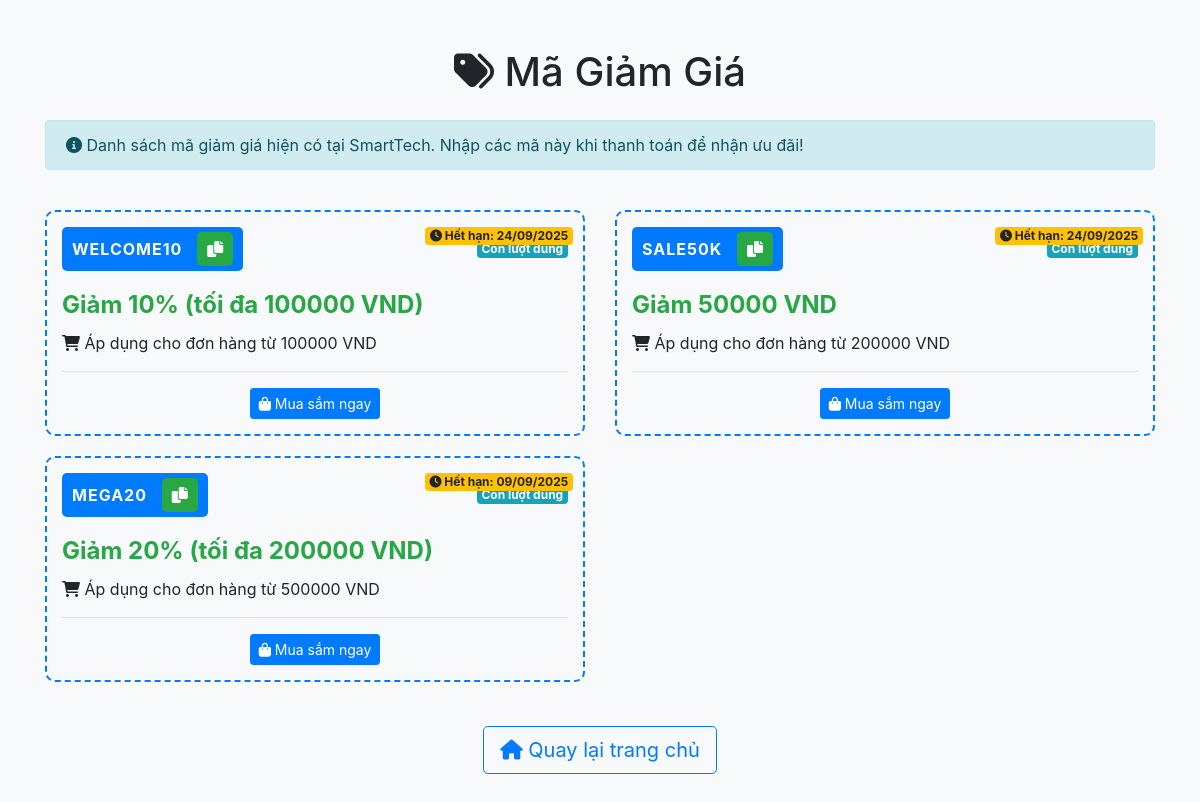
Page /coupons/ on the committed database.
### home/models.py (models this page shows, shortened)
class Coupon(models.Model):
    code = models.CharField(max_length=50, unique=True)
    discount_type = models.CharField(max_length=10, choices=[
        ('percentage', 'Phần trăm'),
        ('fixed', 'Số tiền cố định')
    ])
    value = models.DecimalField(max_digits=10, decimal_places=2)  # Giá trị giảm giá
    min_value = models.DecimalField(max_digits=10, decimal_places=2, default=0)  # Giá trị đơn hàng tối thiểu
    max_discount = models.DecimalField(max_digits=10, decimal_places=2, null=True, blank=True)  # Giảm giá tối đa (cho % giảm giá)
    valid_from = models.DateTimeField(default=timezone.now)  # Thời gian bắt đầu hiệu lực
    valid_to = models.DateTimeField()  # Thời gian kết thúc hiệu lực
    max_uses = models.IntegerField(default=1)  # Số lần sử dụng tối đa
    times_used = models.IntegerField(default=0)  # Số lần đã được sử dụng
    active = models.BooleanField(default=True)  # Trạng thái kích hoạt

### home/views.py (the view)
# urls.py: path('coupons/', views.view_coupons, name='view_coupons'),
def view_coupons(request):
    now = timezone.now()
    active_coupons = Coupon.objects.filter(
        active=True,
        valid_from__lte=now,
        valid_to__gte=now
    ).order_by('min_value')
    return render(request, 'coupons.html', {'coupons': active_coupons})

### home/templates/coupons.html (shortened to what this page needs)
<!doctype html>
<html lang="vi">
<head>
    {% load static %}
    <link rel="stylesheet" href="https://cdn.jsdelivr.net/npm/bootstrap@4.6.2/dist/css/bootstrap.min.css">
    <link rel="stylesheet" href="https://cdnjs.cloudflare.com/ajax/libs/font-awesome/6.0.0/css/all.min.css">
    <link rel="stylesheet" href="{% static 'styles.css' %}">
</head>
<body>
    <div class="container mt-5">
        <h1 class="text-center mb-4"><i class="fas fa-tags"></i> Mã Giảm Giá</h1>
        <div class="row mb-4">
            <div class="col-12">
                <div class="alert alert-info">
                    <i class="fas fa-info-circle"></i> Danh sách mã giảm giá hiện có tại SmartTech. Nhập các mã này khi thanh toán để nhận ưu đãi!
                </div>
            </div>
        </div>
        {% if coupons %}
            <div class="row">
                {% for coupon in coupons %}
                <div class="col-md-6">
                    <div class="coupon-card">
                        <div class="expiry-badge">
                            <span class="badge badge-warning">
                                <i class="fas fa-clock"></i> Hết hạn: {{ coupon.valid_to|date:"d/m/Y" }}
                            </span>
                        </div>
                        <div class="d-flex justify-content-between align-items-center mb-3">
                            <span class="coupon-code">{{ coupon.code }}
                                <button class="copy-btn" onclick="copyCouponCode('{{ coupon.code }}')">
                                    <i class="fas fa-copy"></i>
                                </button>
                            </span>
                            <span class="badge badge-info">Còn {{ coupon.max_uses|add:"-"|add:coupon.times_used }} lượt dùng</span>
                        </div>
                        <div class="coupon-value mb-2">
                            {% if coupon.discount_type == 'percentage' %}
                                Giảm {{ coupon.value|floatformat:0 }}%
                                {% if coupon.max_discount %}
                                    (tối đa {{ coupon.max_discount|floatformat:0 }} VND)
                                {% endif %}
                            {% else %}
                                Giảm {{ coupon.value|floatformat:0 }} VND
                            {% endif %}
                        </div>
                        <p class="mb-1">
                            <i class="fas fa-shopping-cart"></i> Áp dụng cho đơn hàng từ {{ coupon.min_value|floatformat:0 }} VND
                        </p>
                        <hr>
                        <div class="text-center">
                            <a href="/" class="btn btn-primary btn-sm">
                                <i class="fas fa-shopping-bag"></i> Mua sắm ngay
                            </a>
                        </div>
                    </div>
                </div>
                {% endfor %}
            </div>
        {% else %}
            <div class="alert alert-warning text-center">
                <i class="fas fa-exclamation-circle"></i> Hiện tại chưa có mã giảm giá nào có sẵn.
            </div>
        {% endif %}
        <div class="text-center mt-4 mb-5">
            <a href="/" class="btn btn-outline-primary btn-lg">
                <i class="fas fa-home"></i> Quay lại trang chủ
            </a>
        </div>
    </div>
</body>
</html>

### home/static/styles.css (style rules this page uses)
body { background-color: #f8f9fa; }

### home/templates/coupons.html (style rules this page uses)
.coupon-card { border: 2px dashed #007bff; border-radius: 10px; padding: 15px; margin-bottom: 20px; background: #f8f9fa; position: relative; }
.coupon-code { background: #007bff; color: white; padding: 5px 10px; border-radius: 5px; font-weight: bold; letter-spacing: 1px; }
.expiry-badge { position: absolute; top: 10px; right: 10px; }
.coupon-value { font-size: 24px; font-weight: bold; color: #28a745; }
.copy-btn { cursor: pointer; margin-left: 10px; background: #28a745; border: none; color: white; padding: 5px 10px; border-radius: 5px; }

### rows in the picture
Coupon: valid_to "24/09/2025", code "WELCOME10", value "10", max_discount "100000", min_value "100000"
Coupon: valid_to "24/09/2025", code "SALE50K", value "50000", min_value "200000"
Coupon: valid_to "09/09/2025", code "MEGA20", value "20", max_discount "200000", min_value "500000"
